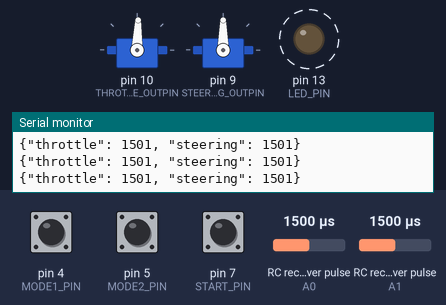
This sketch was run on a simulated Arduino Uno, built with avr-gcc and run on an emulated ATmega328P. Parts: 2 × servo, output pins drawn as LEDs (lit = HIGH), the last lines printed to the serial monitor. Wiring (inferred from the names in the program): 2 × RC receiver channel: data A0 / data A1. Dashed ring = blinking. The test bench sets the inputs (shaded band); at power-on: RC receiver pulse (sensors on A0, A1) 1500 µs, pin 4 (MODE1_PIN) LOW, pin 5 (MODE2_PIN) LOW, pin 7 (START_PIN) HIGH.

Above: at 1.11 s.
1.3 s: RC receiver pulse (sensor on A0) set to 1020 µs
At 1.68 s:
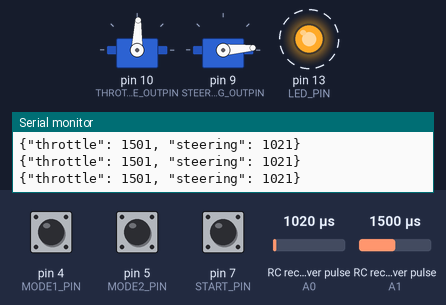
4.3 s: RC receiver pulse (sensor on A1) set to 1020 µs
At 4.92 s:
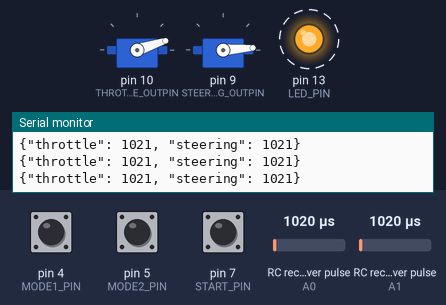
7.3 s: pin 4 (MODE1_PIN) pulled HIGH for 0.15 s
At 7.39 s:
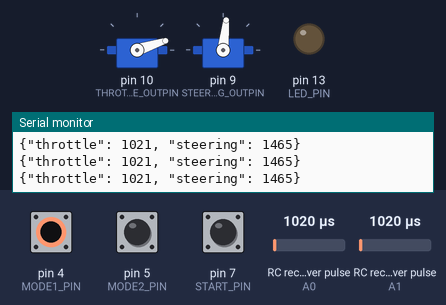
10.3 s: RC receiver pulse (sensor on A0) set to 1250 µs
At 10.68 s:
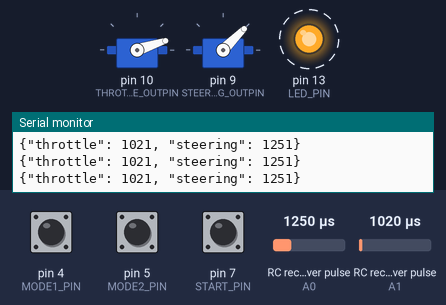
13.3 s: pin 5 (MODE2_PIN) pulled HIGH for 0.15 s
At 13.4 s:
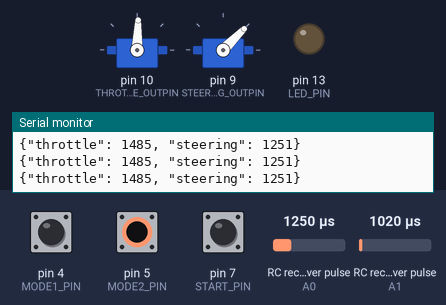
16.3 s: RC receiver pulse (sensor on A1) set to 1250 µs
At 16.7 s:
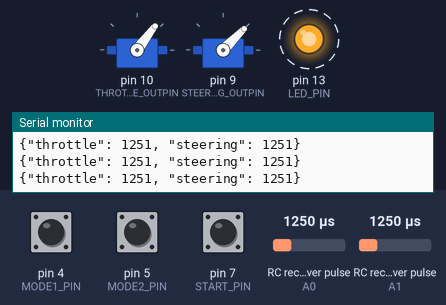
Timing chart, 0 to 20.3 s (numbered marks = the images above; inputs shaded):
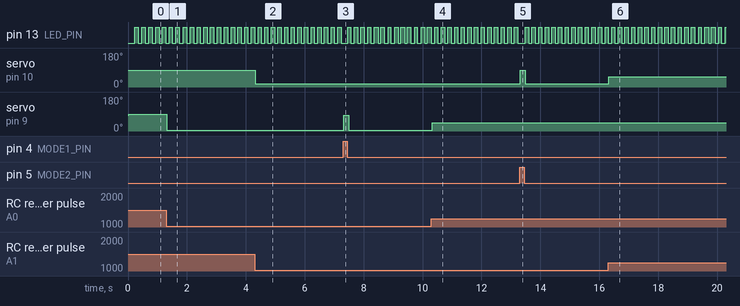

The sketch:

ArduSketch.ino
```cpp
// (licence header left out)
#include <Servo.h>

enum TokenType : uint8_t {
  NOTOKEN = 0,
  //RUN_TEST,
  //SET_MODE,
  //PRINT_STATUS,
  THROTTLE,
  STEERING,
  //LEFT_THROTTLE,
  //RIGHT_THROTTLE,
  VALERROR
};

// Steering is channel 1 and throttle is channel 2
byte STEERING_INPIN = A0;
byte THROTTLE_INPIN = A1;
byte STEERING_OUTPIN = 9;
byte THROTTLE_OUTPIN = 10;
byte LED_PIN = 13;

const int ST_ZERO = 1465; // Somewhere around this range
const int TH_ZERO = 1485; // somewhere around this range
const int ST_MAX = 2000;
const int TH_MAX = 2100;
const int ST_MIN = 1000;
const int TH_MIN = 900;
const int TH_SLOW_ZONE = 120;
const int TH_ZERO_ZONE = 30;
const float scale = 1.0;

// Let's use 10 pulses to do PWM, this typically gives a cycle time over 200ms considering
// 1 drive pulse as 20ms. We can decide which pulse goes high or low
const int PWM_PULSES = 10; // use a number that is easily divisible by many

Servo throttle, steering;

/* Mode for our Arduino
    0 - Pass throttle and steering values from remote to the car and Pi, good for training
    1 - Pass steering values only from Pi to the car, pass throttle from remote - good for testing
    2 - Pass steering values only from remote to the car, good when manually pushing
    3 - Pass throttle and steering values from Pi to the car, ignore remote
*/
int iMode = 0;
// Use these pins to control the mode
// 0 - pass value from RC, 1 - pass value from RPi
byte MODE1_PIN = 4; // Controls steering passthrough
byte MODE2_PIN = 5; // Controls throttle passthrough
byte START_PIN = 7; // Arduino will no pass anything if this pin is LOW

int iThrottle = TH_ZERO;
int iSteering = ST_ZERO;

bool ledVal = false;
bool send2Pi = true;
bool usePWM = true;
bool debug2Serial = false;
unsigned long lastLedTime;
unsigned long lastPassTime;
unsigned long lastDriveTime;
int nLoops = 0;

const int BUF_LENGTH = 64; // Typical buffer in arduino is 64bits
char readBuf[BUF_LENGTH];
char writeBuf[BUF_LENGTH];

void setThrottle(int thr)
{
  static int lastThrottle = 0;
  static int tPulseCount = 0;

  if (thr == 0)
    thr = TH_ZERO;

  if (!usePWM) {
    throttle.writeMicroseconds(thr);
    return;
  }

  int diffFromLast = thr - lastThrottle;
  if (abs(diffFromLast) > 20)
    tPulseCount = 0; // reset pulse count

  lastThrottle = thr;
  int absThDiff = abs(thr - TH_ZERO);
  int sign = absThDiff / (thr - TH_ZERO); // +1 or -1
  if (absThDiff < TH_ZERO_ZONE) {
    throttle.writeMicroseconds(TH_ZERO);
  } else if (absThDiff >= TH_SLOW_ZONE) {
    // Min and max should be handled by Servo
    // We don't want to run too fast so modulate some of these
    if (tPulseCount % PWM_PULSES < 5)
      throttle.writeMicroseconds(thr);
    else
      throttle.writeMicroseconds(TH_ZERO + sign * TH_SLOW_ZONE);
  } else {
    // We need to use another PWM if throttle value falls in slow zone
    ++tPulseCount; // we get pulse every 5ms
    // We need to see how many PWM_PULSES we need to hold high
    // Since we removed 0 zone, highPulses is at least 1
    int highPulses = absThDiff * PWM_PULSES / TH_SLOW_ZONE;
    // since absThDiff is always less than TH_SLOW_ZONE, there is at least 1 low pulse
    int lowPulses = PWM_PULSES - highPulses;
    if (tPulseCount == 1 && false) {
      // Print first time
      sprintf(writeBuf, "HP=%d, LP=%d\n", highPulses, lowPulses);
      Serial.println(writeBuf);
    }
    // First let's try a simple PWM
    if (tPulseCount < 4 || tPulseCount % PWM_PULSES < highPulses)
      throttle.writeMicroseconds(TH_ZERO + sign * TH_SLOW_ZONE * scale);
    else
      throttle.writeMicroseconds(TH_ZERO + sign * TH_ZERO_ZONE * scale);

    // Current pulse group count
    // int pgCount = tPulseCount * PWM_PULSES / 50; // We assume 50 pulses in 1s or 10 in 200ms
    // Now we need to spread these pulses over the total cycle so determine if this
    // pulse group count should be high or low. To do that, we see how many high
    // pulse groups we can do in PWM_PULSES.
    // We should have first high and then repeat after highPulses/hpg
    //
  }
}

// Steering is handled by servo and we don't have a problem so we let it be as it is
void setSteering(int str)
{
  if (str == 0)
    str = ST_ZERO;
  // Min and max are being handled by Servo
  steering.writeMicroseconds(str);
}

void sendValues(int thr, int str)
{
  // Should RPi control steering or throttle?
  bool passRCSteering = !digitalRead(MODE1_PIN);
  bool passRCThrottle = !digitalRead(MODE2_PIN);

  iMode = (passRCThrottle ? 0 : 2) + (passRCSteering ? 0 : 1);
  if (passRCSteering)
    str = pulseIn(STEERING_INPIN, HIGH);

  usePWM = false;
  if (passRCThrottle) {
    thr = pulseIn(THROTTLE_INPIN, HIGH);
    usePWM = true;
  }

  // Check values every 5ms
  if (millis() - lastDriveTime > 5) {
    setThrottle(thr);
    setSteering(str);
    lastDriveTime = millis();
  }
  // Pass these back to RPi for logging
  if (send2Pi && millis() > lastPassTime + 10) {
    // Use json format
    sprintf(writeBuf, "{\"throttle\": %d, \"steering\": %d}\n", thr, str);
    Serial.print(writeBuf);
    Serial.flush();
    lastPassTime = millis();
  }
}

bool checkInputLine(TokenType& tt, int& iVal)
{
  tt = NOTOKEN;
  if (Serial.available() < 1)
    return false;

  // read the incoming values for steering and throttle, only one line at a time
  byte n = Serial.readBytesUntil('\n', readBuf, BUF_LENGTH - 1);
  if (n == 0)
    return false;

  /*
    Windows conclusion of this code is that '\n' is read but not included in the string
  */
  char c1 = Serial.peek();
  char c2 = readBuf[n];
  readBuf[n] = 0; // replace '\n' with 0

  // Skip any white space in the beginning
  bool bCont = true;
  uint8_t i;
  for (i = 0; i < n && bCont; ++i) {
    // Check signature whether it is throttle or steering
    // Only one char is sufficient for now
    char c1 = readBuf[i];
    bCont = false;
    if (c1 == 'd' || c1 == 'D') {
      debug2Serial = true;
    } else if (c1 == 'n' || c1 == 'N') {
      debug2Serial = false;
    } else if (c1 == 'i' || c1 == 'I') {
      send2Pi = true;
    } else if (c1 == 'x' || c1 == 'X') {
      send2Pi = false;
    } else if (c1 == 't' || c1 == 'T') {
      tt = THROTTLE;
    } else if (c1 == 's' || c1 == 'S') {
      tt = STEERING;
    } else {
      bCont = true;
    }
  }

  // Skip upto '=' or end of line, whichever comes first
  while (readBuf[i] != '=' && readBuf[i] != 0)
    ++i;

  if (i == n || readBuf[i] != '=')
    // We are done if we processed the whole line or didn't find '='
    return false;

  // process chars after '='
  char* ptr = readBuf + i + 1;
  iVal = atoi(ptr);
  return true;
}

void setup() {
  Serial.begin(115200);
  pinMode(THROTTLE_INPIN, INPUT);
  pinMode(STEERING_INPIN, INPUT);
  pinMode(MODE1_PIN, INPUT);
  pinMode(MODE2_PIN, INPUT);
  pinMode(START_PIN, INPUT);
  // We will use it to indicate modes
  pinMode(LED_PIN, OUTPUT);

  throttle.attach(THROTTLE_OUTPIN, TH_MIN, TH_MAX);
  steering.attach(STEERING_OUTPIN, ST_MIN, ST_MAX);

  // Write the neutral value
  throttle.writeMicroseconds(TH_ZERO);
  steering.writeMicroseconds(ST_ZERO);
  lastDriveTime = lastPassTime = lastLedTime = millis();
  Serial.println("Ready");
  // Initialize the values
  sprintf(writeBuf, "{\"throttle\": %d, \"steering\": %d}\n", TH_ZERO, ST_ZERO);
  Serial.print(writeBuf);
  Serial.flush();
}

void loop() {
  ++nLoops;

  TokenType tt = NOTOKEN;
  int tokenVal = 0;
  bool bIn = checkInputLine(tt, tokenVal);
  if (bIn) {
    switch (tt) {
      case THROTTLE:
        iThrottle = tokenVal;
        break;
      case STEERING:
        iSteering =  tokenVal;
        break;
      case VALERROR:
        Serial.println("Error reading value");
        break;
      case NOTOKEN:
      default:
        Serial.println("Invalid token");
        break;
    }
  }
  // If START_PIN is low, we want to stop motors
  bool stopMotors = !digitalRead(START_PIN);
  if (stopMotors) {
    setThrottle(0);
    setSteering(0);
    // Indicate the stopped motors by turning on LED_PIN fully
    digitalWrite(LED_PIN, HIGH);
  } else {
    // see iMode comments at definition
    sendValues(iThrottle, iSteering);
    if (millis() - lastLedTime > 100 * (1 + iMode)) {
      digitalWrite(LED_PIN, ledVal);
      ledVal = !ledVal;
      lastLedTime = millis();
      nLoops = 0;
    }
  }
}
```

Measured:
- after the input at 1.3 s, servo on pin 9 (STEERING_OUTPIN): 90° → 4° at once
- after the input at 4.3 s, servo on pin 10 (THROTTLE_OUTPIN): 88° → 18° at once
- after the input at 7.3 s, servo on pin 9 (STEERING_OUTPIN): 4° → 84° at once, → 4° 0.16 s later
- after the input at 10.3 s, servo on pin 9 (STEERING_OUTPIN): 4° → 45° at once
- after the input at 13.3 s, servo on pin 10 (THROTTLE_OUTPIN): 18° → 88° at once, → 18° 0.16 s later
- after the input at 16.3 s, servo on pin 10 (THROTTLE_OUTPIN): 18° → 53° at once
- by itself, pin 13 (LED_PIN): alternates HIGH for 0.12 s and LOW for 0.12 s
